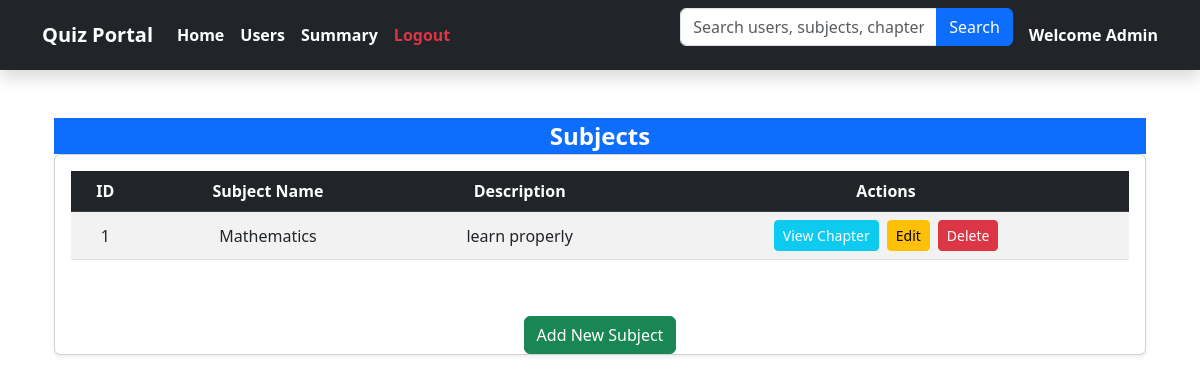
/admin, run on an earlier commit of the app's database.
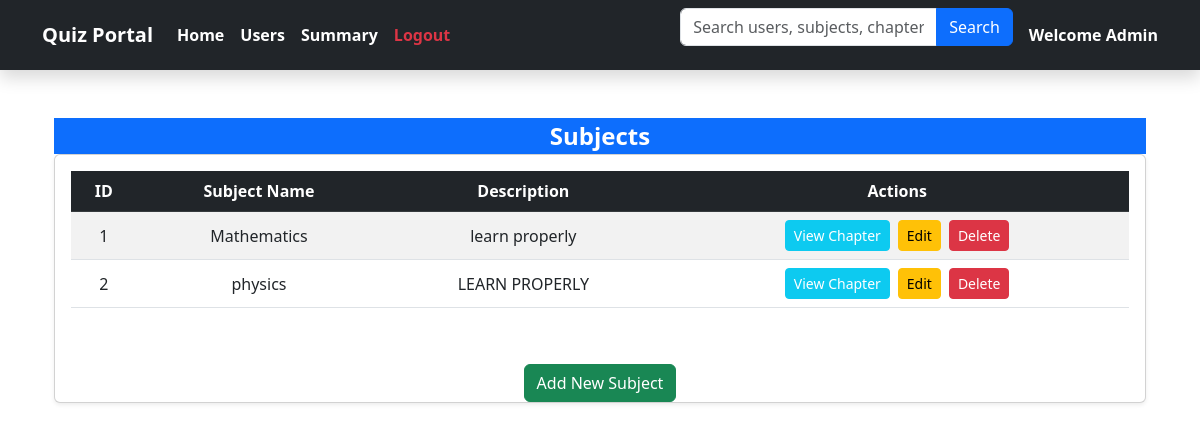
And on a later commit of the database.
### backend/models.py (models this page shows)
class Subject(db.Model):
    __tablename__ = 'subjects'
    id = db.Column(db.Integer, primary_key=True)
    name = db.Column(db.String(100), nullable=False)
    description = db.Column(db.String(255), nullable=True)
    chapters = db.relationship('Chapter', backref='subject', cascade="all, delete", lazy=True)

### app.py (the view)
@app.route('/admin')
def admin_dashboard():
    subjects = Subject.query.all()
    return render_template('admin.html', subjects=subjects)

### templates/admin.html (shortened to what this page needs)
{% extends "navbar.html" %}
{% block content %}
    <div class="container mt-4">
        <div class="card-header bg-primary text-white text-center fs-4 fw-bold">
            Subjects
        </div>
        <div class="card shadow-sm">
            <div class="card-body">
                <table class="table table-striped text-center align-middle">
                    <thead class="table-dark">
                        <tr>
                            <th>ID</th>
                            <th>Subject Name</th>
                            <th>Description</th>
                            <th>Actions</th>
                        </tr>
                    </thead>
                    <tbody>
                        {% for subject in subjects %}
                        <tr>
                            <td>{{ subject.id }}</td>
                            <td>{{ subject.name }}</td>
                            <td>{{ subject.description }}</td>
                            <td>
                                <div class="d-flex justify-content-center gap-2">
                                    <a href="{{ url_for('view_chapters', subject_id=subject.id) }}" class="btn btn-info btn-sm text-white">View Chapter</a>
                                    <a href="{{ url_for('edit_subject', id=subject.id) }}" class="btn btn-warning btn-sm">Edit</a>
                                    <form action="{{ url_for('delete_subject', id=subject.id) }}" method="POST">
                                        <button type="submit" class="btn btn-danger btn-sm">Delete</button>
                                    </form>
                                </div>
                            </td>
                        </tr>
                        {% endfor %}
                    </tbody>
                </table>
            </div>
            <div class="text-center mt-4">
                <a href="{{ url_for('manage_subjects') }}" class="btn btn-success">Add New Subject</a>
            </div>
        </div>
    </div>
{% endblock %}

What changed in the data, as far as the page shows it:
added Subject: id "2", name "physics", description "LEARN PROPERLY"
